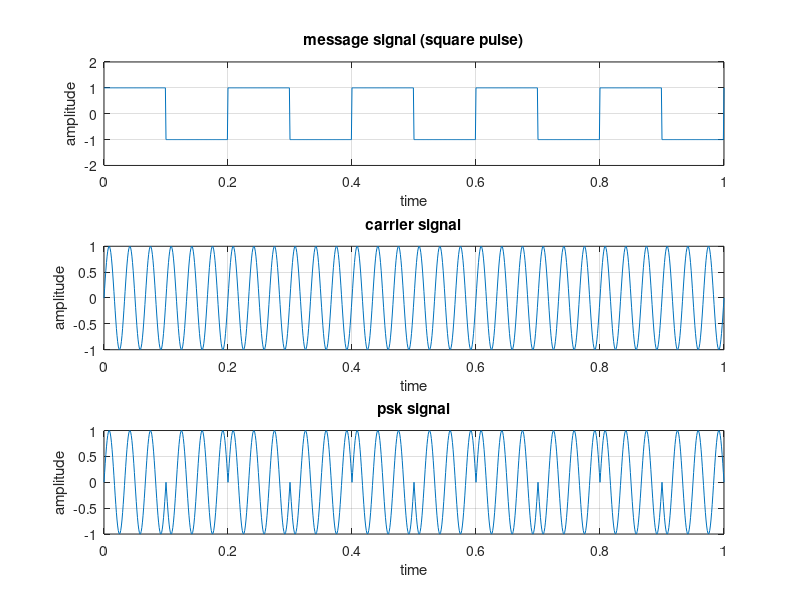

Reproduce this figure in MATLAB.
clc;
clear ;
close all;
a=1;          % amplitude for message and carrier signal :assumtion both are equal
fm=5;         % frequency for message signal 
fc=30;          % frequency for carrier signal  fc>>fm
t=0:0.001:1;       %time vector 

c=a*sin(2*pi*fc*t);  %equation for carrier signal 
m=a*square(2*pi*fm*t); % square pulse of message signal 
p=c.*m;              %equation for psk

subplot(3,1,1);
plot(t,m);
title('message signal (square pulse)');
xlabel('time');
ylabel('amplitude');
grid on;
ylim([-2,2]);

subplot(3,1,2);
plot(t,c);
title('carrier signal');
xlabel('time');
ylabel('amplitude');
grid on;

subplot(3,1,3);
plot(t,p);
title('psk signal');
xlabel('time');
ylabel('amplitude');
grid on;













